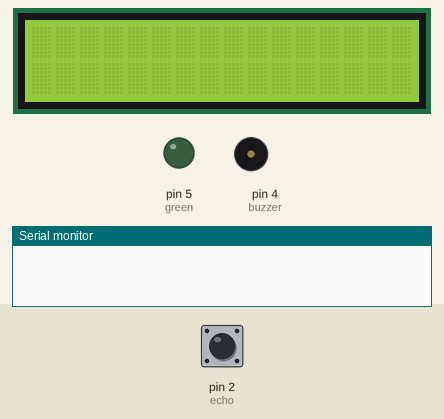
A sketch run on a simulated Arduino Uno, built with avr-gcc and run on an emulated ATmega328P. Parts: 16×2 character LCD, output pins drawn as LEDs (lit = HIGH), buzzer (waves = sounding, pin HIGH), the last lines printed to the serial monitor. The inputs (shaded band) are chosen by the test bench; at power-on: pin 2 (echo) LOW. Pins used as bus, display or sensor lines are not drawn.

Above: at 1.2 s.
1.3 s: pin 2 (echo) pulsed HIGH 2 times (0.12 s each, 0.3 s apart)
At 2.5 s:
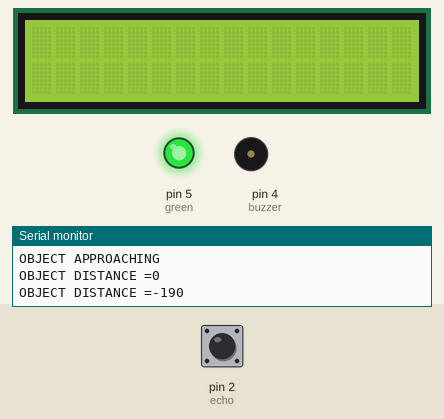
At 4.7 s:
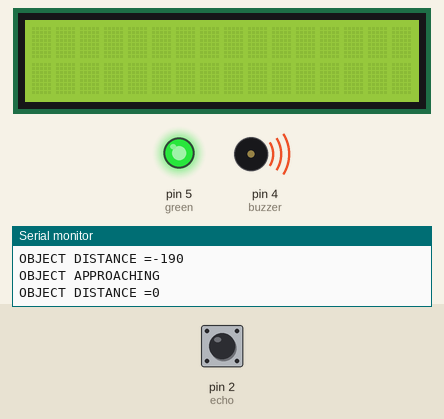
Timing chart, 0 to 6.2 s (numbered marks = the images above; inputs shaded):
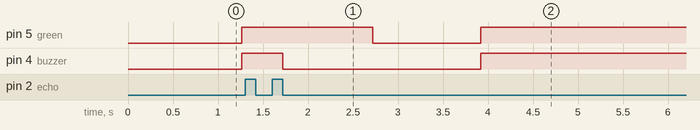

Measured:
- after the input at 1.3 s, pin 5 (green): HIGH → LOW after 1.4 s, → HIGH 1.2 s later; pin 4 (buzzer): HIGH → LOW after 0.42 s, → HIGH 2.2 s later

The sketch:

ASSIGNMENT_2.ino
```cpp
#include<LiquidCrystal.h>
const int rs = 12, en = 11, d4 = 6, d5 = 7, d6 = 8, d7 = 9;
LiquidCrystal lcd(rs, en, d4, d5, d6, d7);

int echo = 2;
int trig = 3;
int buzzer = 4;
int green = 5;

void setup() {
  // put your setup code here, to run once:
  pinMode(trig, OUTPUT);
  pinMode(echo, INPUT);
  pinMode(buzzer, OUTPUT);
  pinMode(green, OUTPUT);
  Serial.begin(9600);

  lcd.begin(16,2);
}

void loop() {
  // put your main code here, to run repeatedly:
  //analogWrite(buzzer,255);
  digitalWrite(trig, HIGH);
  delay(200);
  digitalWrite(trig, LOW);
  int period = pulseIn(echo, HIGH);
  int distance = (period / 2) / 29.1;
  if (distance <=46 && distance >=0){
  Serial.println("OBJECT APPROACHING");
  }
  Serial.print("OBJECT DISTANCE =");
  Serial.println(distance);
  if (distance <=46 && distance >=0) {
    digitalWrite(buzzer, HIGH);
  }
  else {
    digitalWrite(buzzer, LOW);
    delay(1000);
  }
  if (distance <= 46 && distance >= 0) {
    digitalWrite(green, HIGH);

  }
  else {
    digitalWrite(green, LOW);
  }

}
```
